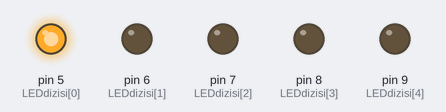
Recording of a sketch running on a simulated Arduino Uno, built with avr-gcc and run on an emulated ATmega328P. On the bench: output pins drawn as LEDs (lit = HIGH).

Above: at 0.2 s.
At 1.2 s:
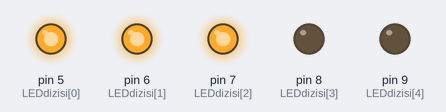
At 1.7 s:
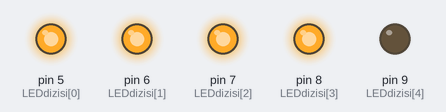
At 2.5 s:
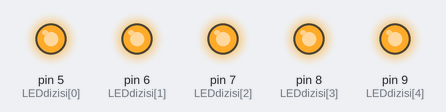
At 4.2 s:
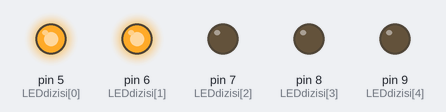
Timing chart, 0 to 5.8 s (numbered marks = the images above):
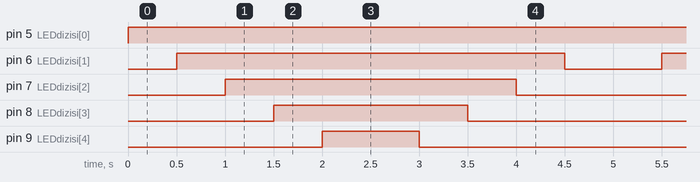

The sketch:

Karasimsek.ino
```cpp
const int LEDdizisi[]= {5,6,7,8,9}; // tek tek tanımlama yerine diziye atarak tanımladık.
void setup() {

 for(int i=0;i<5;i++)
 {pinMode (LEDdizisi[i], OUTPUT); // led pinlerini dizi olarak çıkış ayarladık.
 }

}

void loop() {
  for(int i=0;i<5;i++) {
    digitalWrite(LEDdizisi[i],HIGH);
    delay(500);

    }

   for(int k=5;k>0;k--){

    digitalWrite(LEDdizisi[k],LOW);
    delay(500);


    }

}
```

Measured:
- by itself, pin 5 (LEDdizisi[0]): LOW → HIGH at 0.00 s
- by itself, pin 6 (LEDdizisi[1]): alternates HIGH for 4.0 s and LOW for 1.0 s
- by itself, pin 7 (LEDdizisi[2]): alternates HIGH for 3.0 s and LOW for 2.0 s
- by itself, pin 8 (LEDdizisi[3]): alternates HIGH for 2.0 s and LOW for 3.0 s
- by itself, pin 9 (LEDdizisi[4]): alternates HIGH for 1.0 s and LOW for 4.0 s
